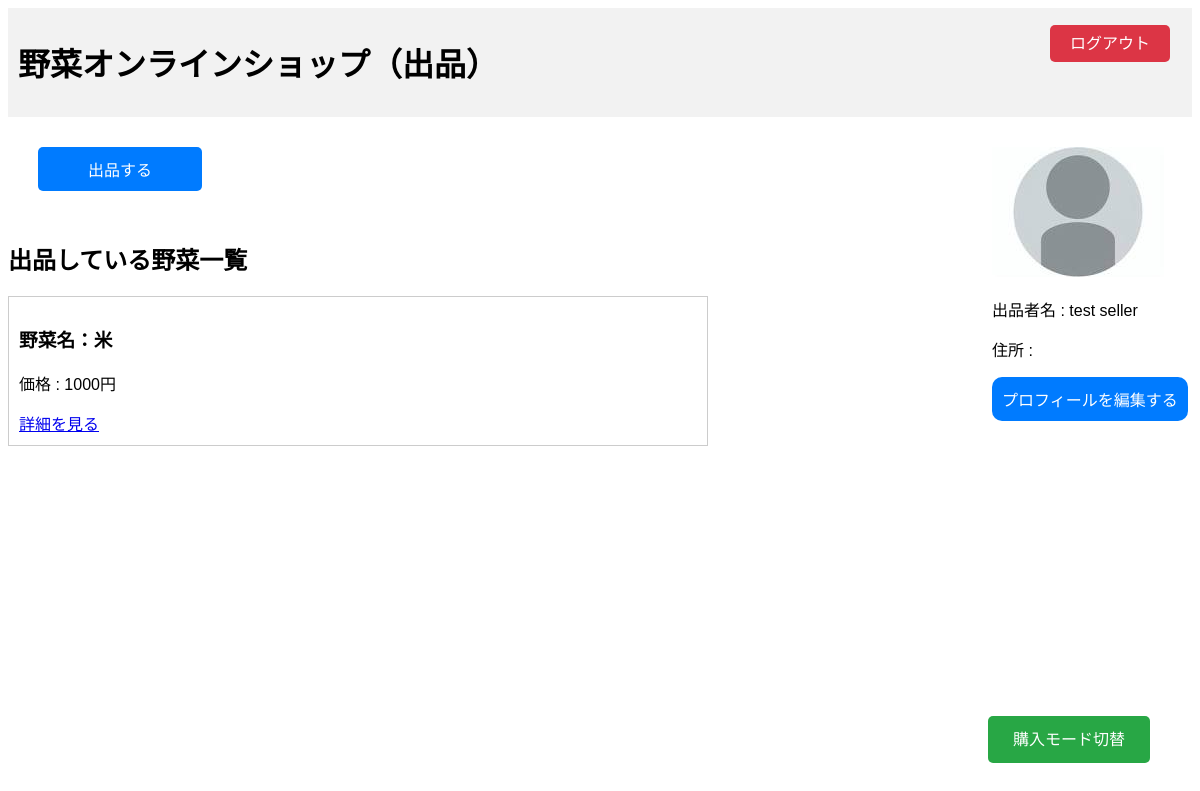
Before: /seller/home/ (signed in) with the older database file.
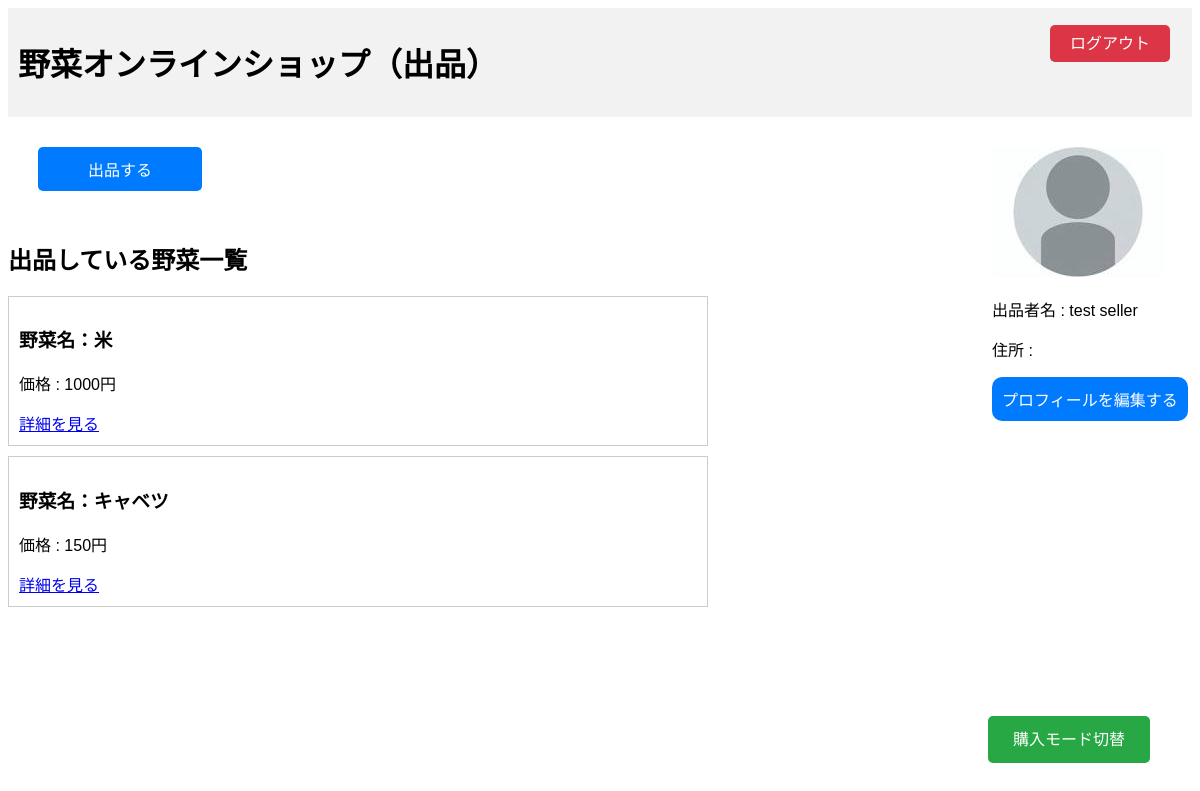
After: the same page with the newer database file.
### seller/models.py (models this page shows, shortened)
class Vegetable(models.Model):
    seller = models.ForeignKey(Seller, on_delete=models.CASCADE, related_name='vegetable')      # 出品者
    item_name = models.CharField(max_length=100)                                                # 品目名
    item_type = models.CharField(max_length=100, default='---')                                 # 品種名
    price = models.DecimalField(max_digits=100, decimal_places=2, default=0)                    # 単価
    content_quantity = models.PositiveIntegerField(default=1)                                   # まとまりの内容個数
    content_price = models.DecimalField(max_digits=100, decimal_places=2, default=0)            # まとまりの価格
    total_quantity = models.PositiveIntegerField(default=0)                                     # まとまりの総数

### seller/views.py (the view)
# urls.py: path("home/", SellerHomeView.as_view(), name="home"),
class SellerHomeView(LoginRequiredMixin, View):
    login_url = '/accounts/login/'  # ログインしていない場合のリダイレクト先URL
    def get(self, request):
        user = request.user.id
        try:
            seller = Seller.objects.get(user_id=user)
            vegetables = Vegetable.objects.filter(seller_id=seller.id)
            form = UserProfileForm()
            return render(request, 'seller/home.html', {'vegetables': vegetables, 'form': form})
        except Seller.DoesNotExist:
            return render(request, 'seller/seller_not_found.html')

### seller/templates/seller/home.html (shortened to what this page needs)
{% load static %}
<!DOCTYPE html>
<html>
<head>
    <link rel="stylesheet" type="text/css" href="{% static 'seller/css/home.css' %}">
</head>
<body>
    <div class="wrap">
        <div class="header">
            <h1>野菜オンラインショップ（出品）</h1>
        </div>
        <div class="logout-container">
            <a href="{% url 'accounts:logout' %}" class="logout-btn">ログアウト</a>
        </div>
        <div class="personal-info">
            {% if user.profile_picture %}
            <img src="{{ user.profile_picture.url }}" alt="プロフィール画像">
            {% else %}
            <img src="{% static 'images/NoFace.jpg' %}" alt="プロフィール画像">
            {% endif %}
            <p>出品者名 : {{ user.last_name }} {{ user.first_name }}</p>
            <p>住所 : {{ seller.address}}</p>
            <a href="{% url 'accounts:edit_profile' %}" class="edit-profile-btn">プロフィールを編集する</a>
        </div>
        <a href="{% url 'seller:create_item' %}" class="submit-button">出品する</a>
        <h2>出品している野菜一覧</h2>
        <div class="product-list">
            {% for vegetable in vegetables %}
            <div class="product">
                <h3>野菜名：{{ vegetable.item_name }}</h3>
                <p>価格 : {{ vegetable.content_price|floatformat:"0" }}円</p>
                <a href="{% url 'seller:product_detail' vegetable_id=vegetable.id %}">詳細を見る</a>
            </div>
            {% endfor %}
        </div>
        <div class="toggle-mode-container">
            <a href="{% url 'buyer:home' %}" class="toggle-mode-btn">購入モード切替</a>
        </div>
</body>
</html>

Changed rows visible on the page:
added Vegetable: item_name "キャベツ", content_price "150"
